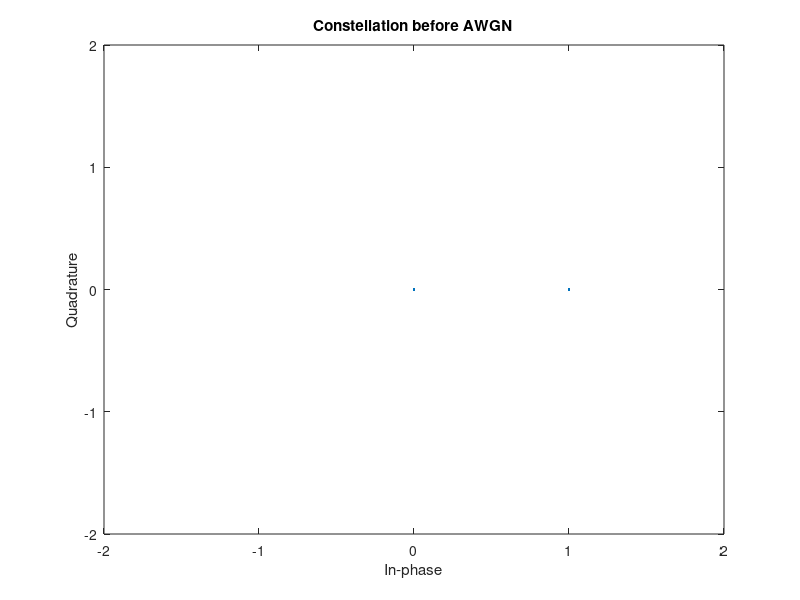
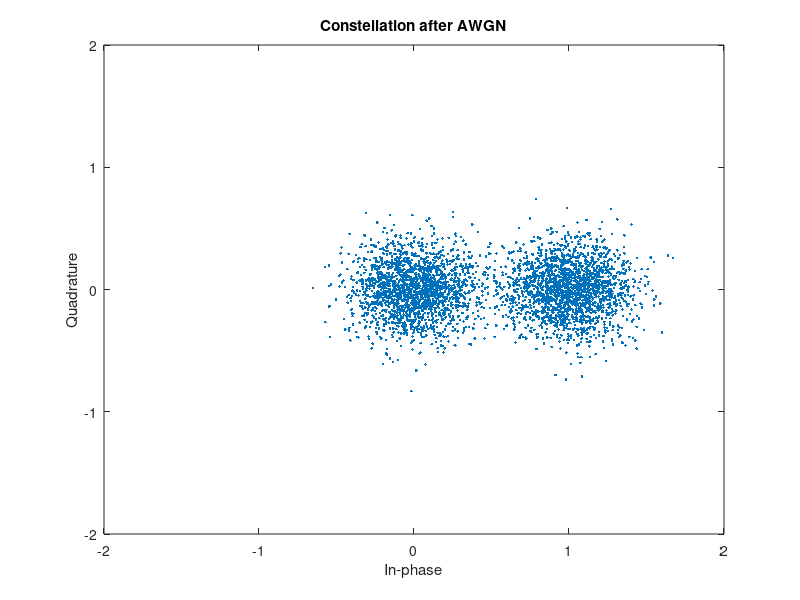
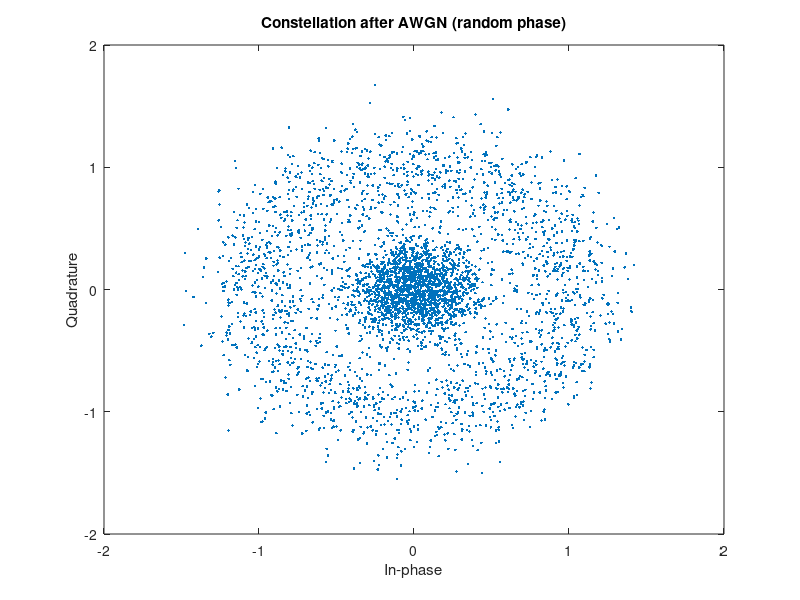

These figures' MATLAB source, in order:
%% Constellation

test_num = 4000;
x = randi([0 1], 1, test_num);
scatterplot(x);
title('Constellation before AWGN');
axis([-2 2 -2 2]);
x_enc = complex(x);
x_recv = awgn(x_enc, 8, 'measured');
scatterplot(x_recv);
title('Constellation after AWGN');
axis([-2 2 -2 2]);
x_recv = x_recv .* exp(2i * pi * rand(1,test_num));
scatterplot(x_recv);
title('Constellation after AWGN (random phase)');
axis([-2 2 -2 2]);
